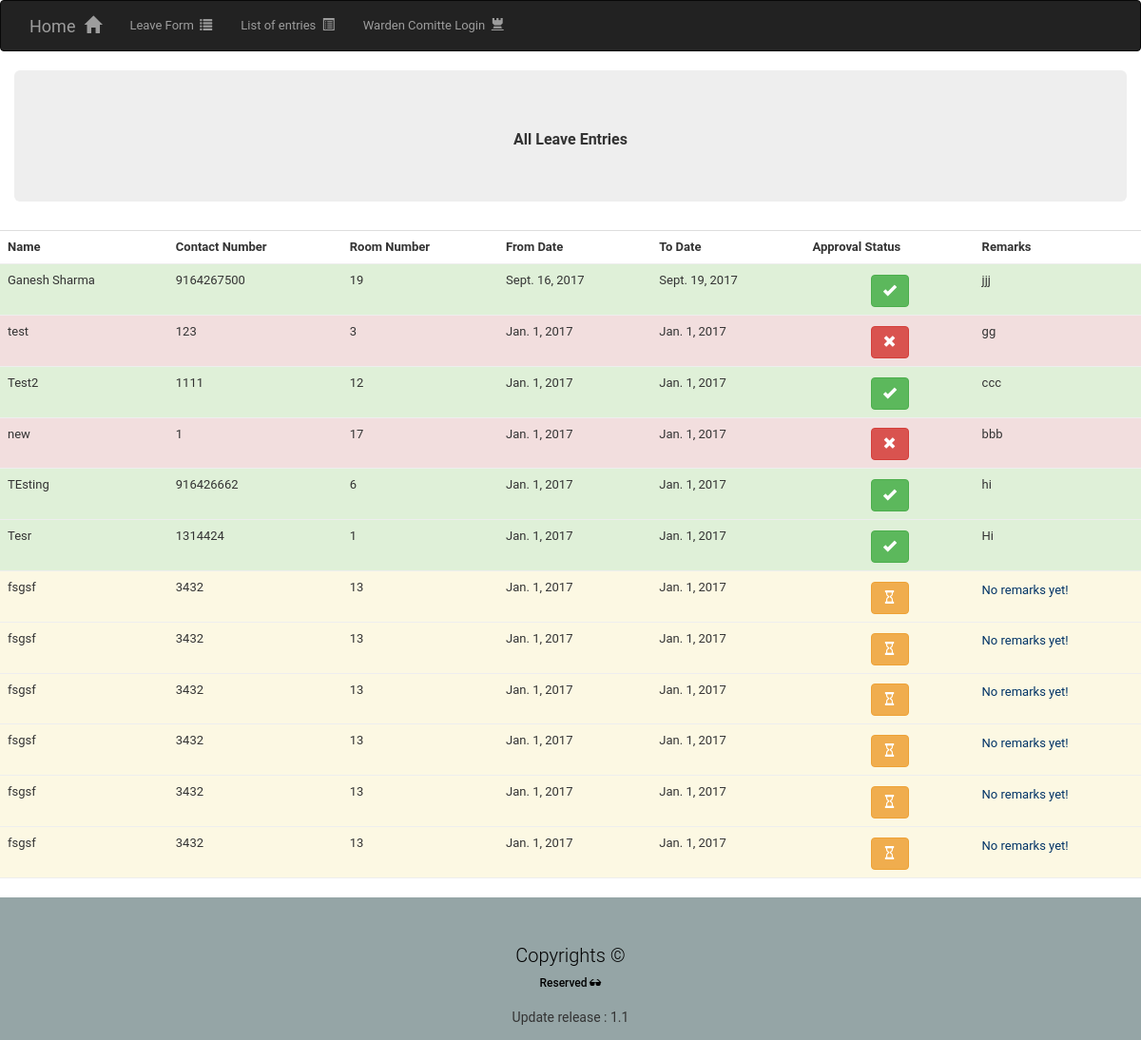
Before: /attendance/allleavelist/ with the older database file.
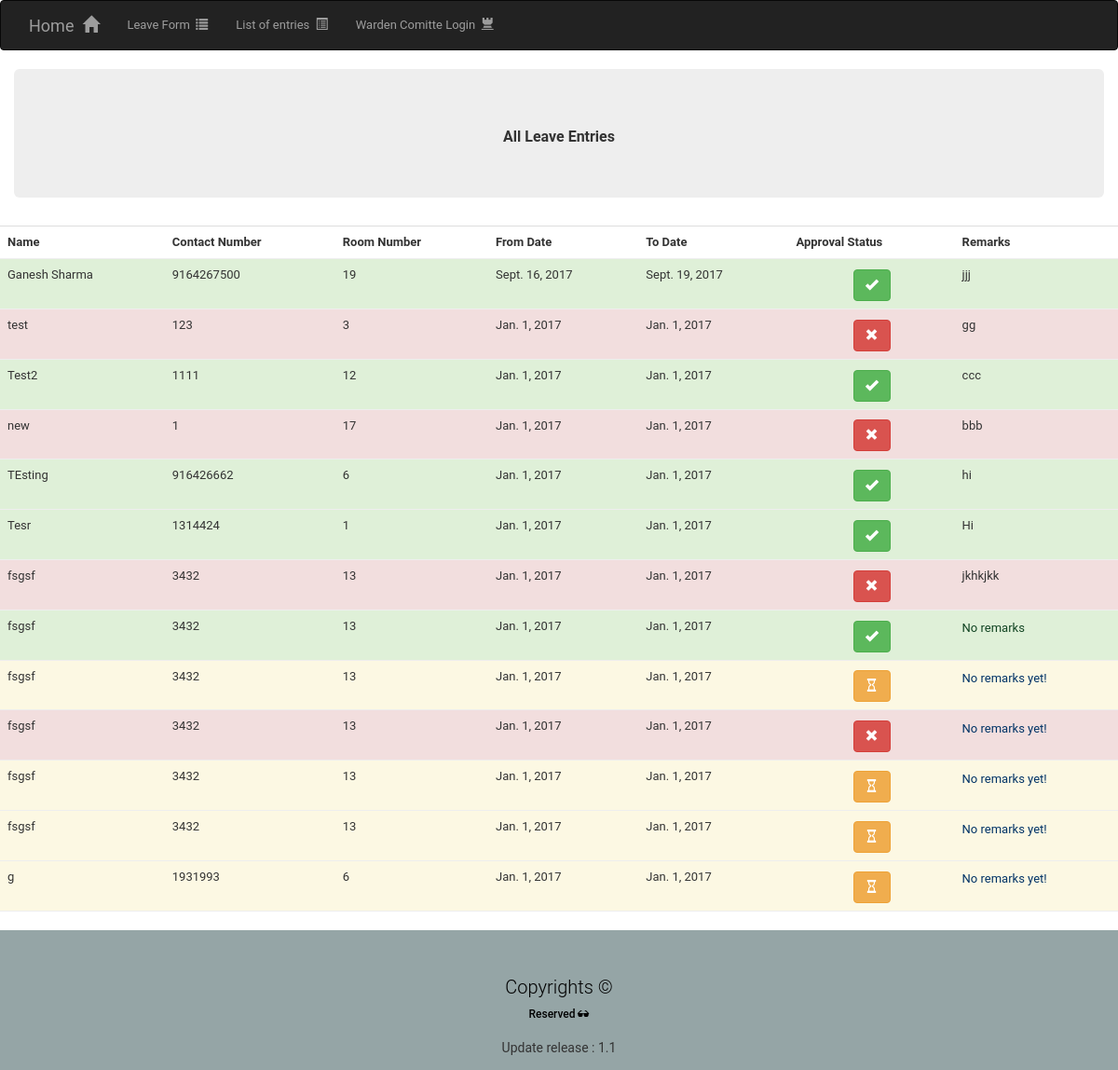
After: the same page with the newer database file.
### att/models.py (models this page shows, shortened)
class attsheet(models.Model):
    name=models.CharField(max_length=30)
    contact_no=models.CharField(max_length=10)
    room_no=models.IntegerField(validators=[MinValueValidator(1),MaxValueValidator(25)])
    from_date=models.DateField()
    to_date=models.DateField()
    purpose=models.TextField(max_length=500)
    approved=models.BooleanField(default=False)
    rejected=models.BooleanField(default=False)
    remarks=models.TextField(max_length=100,default="None")

### att/views.py (the view)
def attview(request):
    context={
        'all_entries':attsheet.objects.all(),
    }
    return render(request,'all.html',context)

### templates/all.html
{% extends 'base.html' %}
{% block insert %}
    <div class="container-fluid">
    <div class="jumbotron text-center"><h2>All Leave Entries </h2></div>
    </div>
        <table class="table ">
    <tr>
<th>
   Name
</th>
<th>
Contact Number
</th>
<th>
    Room Number
 </th>
<th>
    From Date
 </th>
<th>
    To Date
 </th>
        <th>Approval Status</th>
        <th>Remarks</th>
    </tr>
   {% for entry in all_entries %}
    <tr {% if entry.approved == True %}class="bg-success"
    {% endif %}
    {% if entry.approved == False and entry.rejected == False %}class="bg-warning"
    {% endif %}
    {% if entry.rejected == True %}class="bg-danger"
    {% endif %}
    >
        <td>
           {{ entry.name }}
        </td>
        <td>
           {{ entry.contact_no }}
        </td>
        <td>
           {{ entry.room_no}}
        </td>
        <td>
           {{ entry.from_date}}
        </td>
        <td>
           {{ entry.to_date }}
        </td>
        <td class="text-center">
            {% if entry.approved == True %}
                <p class="btn btn-success" > <span class="glyphicon glyphicon-ok"></span></p>
            {% endif %}
            {% if entry.rejected == True   %}
                <p class="btn btn-danger"> <span class="glyphicon glyphicon-remove"></span></p>
            {% endif %}
            {% if entry.rejected == False and entry.approved == False %}
                <p class="btn btn-warning"> <span class="glyphicon glyphicon-hourglass"></span></p>
            {% endif %}
        </td>
        <td>
            {% if entry.remarks == "None" and entry.approved == False %}
                <p style="color: #003366;"> No remarks yet!</p>
            {% endif %}
            {%if entry.remarks == "None" and entry.approved == True %}
            <p style="color: #114422;">No remarks</p>
            {% endif %}
        {% if entry.remarks != "None" %}
            {{ entry.remarks }}
        {% endif %}
        </td>
           </tr>
    {% endfor %}
</table>
{% endblock %}

### templates/base.html (shortened to what this page needs)
<!DOCTYPE html>
<html lang="en">
<head>
<link rel="stylesheet" href="https://maxcdn.bootstrapcdn.com/bootstrap/3.3.7/css/bootstrap.min.css">
</head>
<body>
<nav class="navbar navbar-inverse container-fluid" >
  <div class="container-fluid">
    <div class="navbar-header">
      <a class="navbar-brand" href="{% url 'att:index' %}">Home &nbsp<span class="glyphicon glyphicon-home"></span></a>
    </div>
    <ul class="nav navbar-nav">
      <li><a href="{% url 'att:att' %}">Leave Form &nbsp<span class="glyphicon glyphicon-list"></span></a></li>
      <li><a href="{% url 'att:attview' %}">List of entries &nbsp<span class="glyphicon glyphicon-list-alt"></span></a></li>
      <li><a href="{% url 'att:auth_login' %}">Warden Comitte Login &nbsp<span class="glyphicon glyphicon-tower"></span></a></li>
    </ul>
  </div>
</nav>
<div class="wrapper">
{% block insert %}
{% endblock %}
</div>
<div class="container-fluid text-center " style="background-color:#95a5a6;height: 150px; ">
        <h1 style="color:black;vertical-align:middle;margin-top: 50px;">Copyrights &copy
        <div><h6>Reserved <span class="glyphicon glyphicon-sunglasses"></span></h6></div></h1>
       <p>Update release : 1.1</p>
</div>
</body>
</html>

### templates/base.html (style rules this page uses)
body { margin: 0; padding: 0; font-size: 14px; font-family: "Roboto","Lucida Grande","DejaVu Sans","Bitstream Vera Sans",Verdana,Arial,sans-serif; color: #333; background: #fff; }
a:link, a:visited { color: #447e9b; text-decoration: none; }
p, ol, ul, dl { margin: .2em 0 .8em 0; }
p { padding: 0; line-height: 140%; }
h1,h2,h3,h4,h5 { font-weight: bold; }
h1 { margin: 0 0 20px; font-weight: 300; font-size: 20px; color: #666; }
h2 { font-size: 16px; margin: 1em 0 .5em 0; }
ul li { list-style-type: square; padding: 1px 0; }
li, dt, dd { font-size: 13px; line-height: 20px; }
table { border-collapse: collapse; border-color: #ccc; }
td, th { font-size: 13px; line-height: 16px; border-bottom: 1px solid #eee; vertical-align: top; padding: 8px; font-family: "Roboto", "Lucida Grande", Verdana, Arial, sans-serif; }
th { font-weight: 600; text-align: left; }

Changed rows visible on the page:
changed attsheet: rejected False → True (drawn); remarks (not shown) → "jkhkjkk"; no longer shows "No remarks yet!"
changed attsheet (number 8 of 13 on the later page): approved "No remarks yet!" → "No remarks"
changed attsheet (number 10 of 13 on the later page): rejected False → True (drawn)
added attsheet: name "g", contact_no "1931993", room_no "6", from_date "Jan. 1, 2017", to_date "Jan. 1, 2017", rejected False (drawn), remarks "No remarks yet!"
